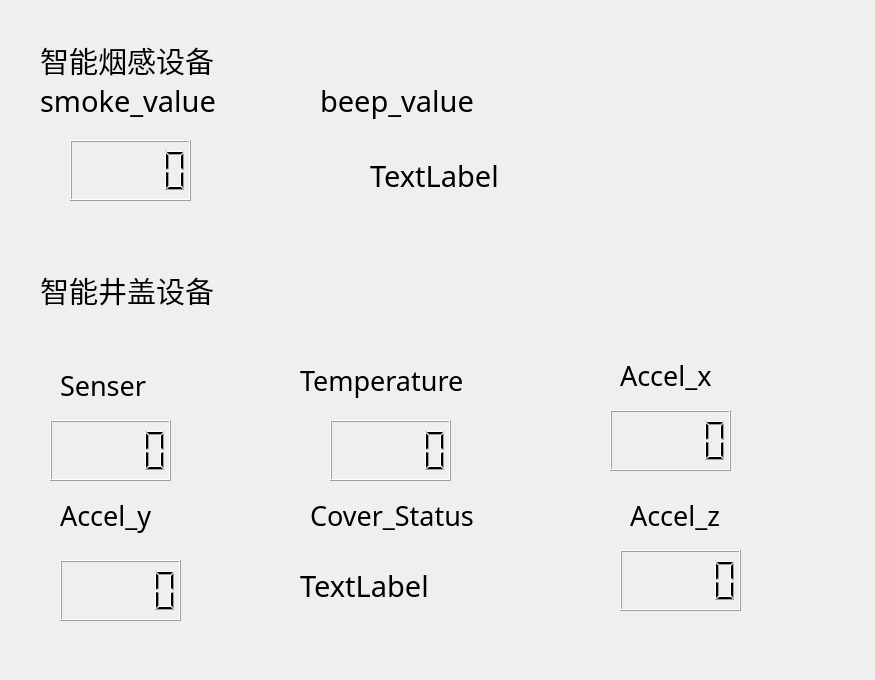
<?xml version="1.0" encoding="UTF-8"?>
<ui version="4.0">
 <class>Form</class>
 <widget class="QWidget" name="Form">
  <property name="geometry">
   <rect>
    <x>0</x>
    <y>0</y>
    <width>875</width>
    <height>680</height>
   </rect>
  </property>
  <property name="windowTitle">
   <string>Form</string>
  </property>
  <widget class="QLCDNumber" name="lcdNumber">
   <property name="geometry">
    <rect>
     <x>70</x>
     <y>140</y>
     <width>121</width>
     <height>61</height>
    </rect>
   </property>
  </widget>
  <widget class="QLabel" name="label">
   <property name="geometry">
    <rect>
     <x>40</x>
     <y>40</y>
     <width>281</width>
     <height>41</height>
    </rect>
   </property>
   <property name="font">
    <font>
     <family>Adobe Heiti Std</family>
     <pointsize>22</pointsize>
    </font>
   </property>
   <property name="text">
    <string>智能烟感设备</string>
   </property>
  </widget>
  <widget class="QLabel" name="label_2">
   <property name="geometry">
    <rect>
     <x>40</x>
     <y>80</y>
     <width>281</width>
     <height>41</height>
    </rect>
   </property>
   <property name="font">
    <font>
     <family>Adobe Heiti Std</family>
     <pointsize>22</pointsize>
    </font>
   </property>
   <property name="text">
    <string>smoke_value</string>
   </property>
  </widget>
  <widget class="QLabel" name="label_3">
   <property name="geometry">
    <rect>
     <x>320</x>
     <y>80</y>
     <width>281</width>
     <height>41</height>
    </rect>
   </property>
   <property name="font">
    <font>
     <family>Adobe Heiti Std</family>
     <pointsize>22</pointsize>
    </font>
   </property>
   <property name="text">
    <string>beep_value</string>
   </property>
  </widget>
  <widget class="QLabel" name="label_4">
   <property name="geometry">
    <rect>
     <x>40</x>
     <y>270</y>
     <width>281</width>
     <height>41</height>
    </rect>
   </property>
   <property name="font">
    <font>
     <family>Adobe Heiti Std</family>
     <pointsize>22</pointsize>
    </font>
   </property>
   <property name="text">
    <string>智能井盖设备</string>
   </property>
  </widget>
  <widget class="QLabel" name="label_5">
   <property name="geometry">
    <rect>
     <x>370</x>
     <y>150</y>
     <width>191</width>
     <height>51</height>
    </rect>
   </property>
   <property name="font">
    <font>
     <family>Adobe Heiti Std</family>
     <pointsize>22</pointsize>
    </font>
   </property>
   <property name="text">
    <string>TextLabel</string>
   </property>
   <property name="textFormat">
    <enum>Qt::AutoText</enum>
   </property>
  </widget>
  <widget class="QLabel" name="label_6">
   <property name="geometry">
    <rect>
     <x>60</x>
     <y>360</y>
     <width>121</width>
     <height>51</height>
    </rect>
   </property>
   <property name="font">
    <font>
     <family>Adobe Heiti Std</family>
     <pointsize>20</pointsize>
    </font>
   </property>
   <property name="text">
    <string>Senser</string>
   </property>
   <property name="textFormat">
    <enum>Qt::AutoText</enum>
   </property>
  </widget>
  <widget class="QLabel" name="label_7">
   <property name="geometry">
    <rect>
     <x>300</x>
     <y>350</y>
     <width>201</width>
     <height>61</height>
    </rect>
   </property>
   <property name="font">
    <font>
     <family>Adobe Heiti Std</family>
     <pointsize>20</pointsize>
    </font>
   </property>
   <property name="text">
    <string>Temperature</string>
   </property>
   <property name="textFormat">
    <enum>Qt::AutoText</enum>
   </property>
  </widget>
  <widget class="QLabel" name="label_8">
   <property name="geometry">
    <rect>
     <x>620</x>
     <y>350</y>
     <width>121</width>
     <height>51</height>
    </rect>
   </property>
   <property name="font">
    <font>
     <family>Adobe Heiti Std</family>
     <pointsize>20</pointsize>
    </font>
   </property>
   <property name="text">
    <string>Accel_x</string>
   </property>
   <property name="textFormat">
    <enum>Qt::AutoText</enum>
   </property>
  </widget>
  <widget class="QLabel" name="label_9">
   <property name="geometry">
    <rect>
     <x>60</x>
     <y>490</y>
     <width>131</width>
     <height>51</height>
    </rect>
   </property>
   <property name="font">
    <font>
     <family>Adobe Heiti Std</family>
     <pointsize>20</pointsize>
    </font>
   </property>
   <property name="text">
    <string>Accel_y</string>
   </property>
   <property name="textFormat">
    <enum>Qt::AutoText</enum>
   </property>
  </widget>
  <widget class="QLabel" name="label_10">
   <property name="geometry">
    <rect>
     <x>310</x>
     <y>490</y>
     <width>221</width>
     <height>51</height>
    </rect>
   </property>
   <property name="font">
    <font>
     <family>Adobe Heiti Std</family>
     <pointsize>20</pointsize>
    </font>
   </property>
   <property name="text">
    <string>Cover_Status</string>
   </property>
   <property name="textFormat">
    <enum>Qt::AutoText</enum>
   </property>
  </widget>
  <widget class="QLabel" name="label_11">
   <property name="geometry">
    <rect>
     <x>630</x>
     <y>490</y>
     <width>121</width>
     <height>51</height>
    </rect>
   </property>
   <property name="font">
    <font>
     <family>Adobe Heiti Std</family>
     <pointsize>20</pointsize>
    </font>
   </property>
   <property name="text">
    <string>Accel_z</string>
   </property>
   <property name="textFormat">
    <enum>Qt::AutoText</enum>
   </property>
  </widget>
  <widget class="QLabel" name="label_16">
   <property name="geometry">
    <rect>
     <x>300</x>
     <y>560</y>
     <width>191</width>
     <height>51</height>
    </rect>
   </property>
   <property name="font">
    <font>
     <family>Adobe Heiti Std</family>
     <pointsize>22</pointsize>
    </font>
   </property>
   <property name="text">
    <string>TextLabel</string>
   </property>
   <property name="textFormat">
    <enum>Qt::AutoText</enum>
   </property>
  </widget>
  <widget class="QLCDNumber" name="lcdNumber_2">
   <property name="geometry">
    <rect>
     <x>50</x>
     <y>420</y>
     <width>121</width>
     <height>61</height>
    </rect>
   </property>
  </widget>
  <widget class="QLCDNumber" name="lcdNumber_3">
   <property name="geometry">
    <rect>
     <x>330</x>
     <y>420</y>
     <width>121</width>
     <height>61</height>
    </rect>
   </property>
  </widget>
  <widget class="QLCDNumber" name="lcdNumber_4">
   <property name="geometry">
    <rect>
     <x>610</x>
     <y>410</y>
     <width>121</width>
     <height>61</height>
    </rect>
   </property>
  </widget>
  <widget class="QLCDNumber" name="lcdNumber_5">
   <property name="geometry">
    <rect>
     <x>60</x>
     <y>560</y>
     <width>121</width>
     <height>61</height>
    </rect>
   </property>
  </widget>
  <widget class="QLCDNumber" name="lcdNumber_6">
   <property name="geometry">
    <rect>
     <x>620</x>
     <y>550</y>
     <width>121</width>
     <height>61</height>
    </rect>
   </property>
  </widget>
 </widget>
 <resources/>
 <connections/>
</ui>
